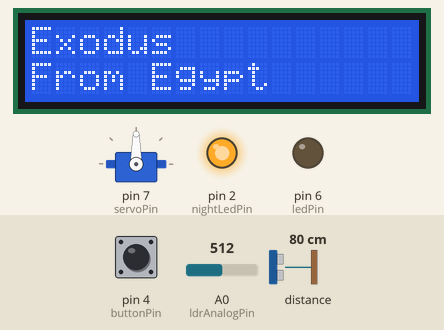
Simulated run of this sketch. Board: Arduino Uno, built with avr-gcc and run on an emulated ATmega328P. Shown: servo, 16×2 character LCD, output pins drawn as LEDs (lit = HIGH). Inputs (shaded band) come from the test bench; at power-on: distance to the obstacle 80 cm, pin 4 (buttonPin) HIGH, A0 (ldrAnalogPin) = 512. Pins used as bus, display or sensor lines are not drawn.

Above: at 1.4 s.
1.5 s: distance to the obstacle set to 4 cm
At 2.0 s:
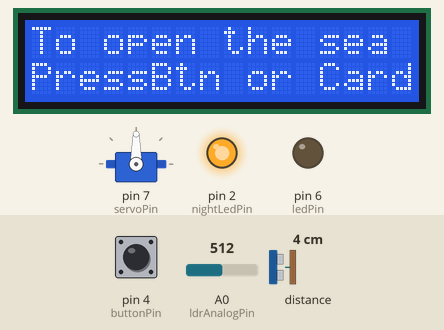
3.0 s: pin 4 (buttonPin) pulled LOW for 0.15 s
At 4.5 s:
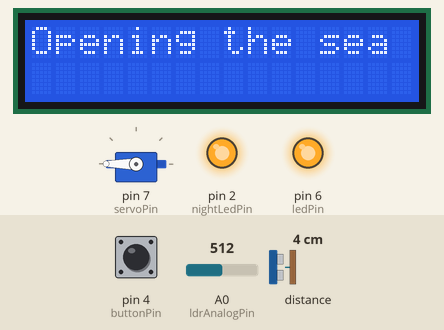
6.1 s: distance to the obstacle set to 2 cm
9.1 s: A0 (ldrAnalogPin) set to 493
At 9.8 s:
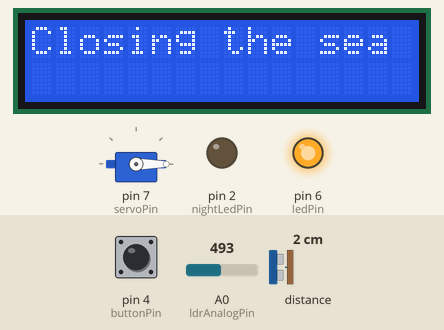
10.6 s: A0 (ldrAnalogPin) set to 510
At 11.0 s:
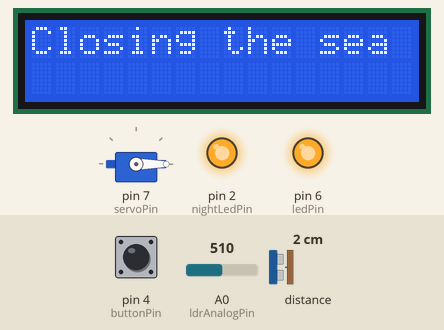
13.6 s: A0 (ldrAnalogPin) set to 490
At 14.5 s:
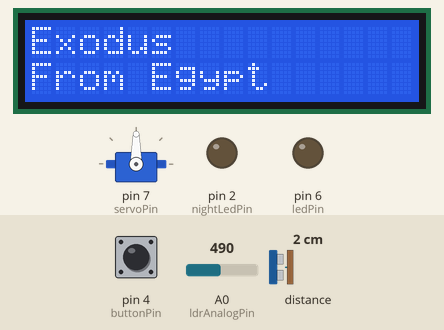
Timing chart, 0 to 16.1 s (numbered marks = the images above; inputs shaded):
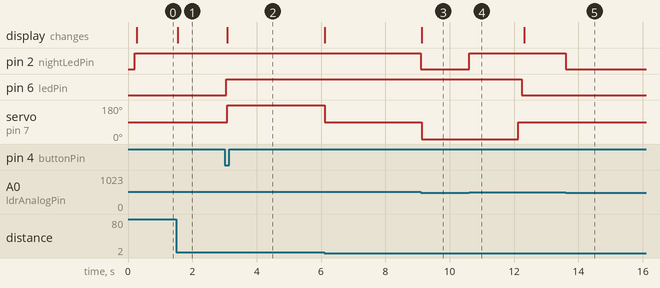

Measured:
- the behaviour switches between 501 and 500 on A0 (ldrAnalogPin) (found by bisection; images 2 and 3)
- after the input at 1.5 s, the display: changes at once (image 1)
- after the input at 3.0 s, pin 6 (ledPin): LOW → HIGH after 0.06 s; servo on pin 7 (servoPin): 90° → 180° after 0.08 s; the display: changes after 0.08 s (image 2)
- after the input at 9.1 s, pin 2 (nightLedPin): HIGH → LOW at once
- after the input at 10.6 s, pin 2 (nightLedPin): LOW → HIGH at once
- after the input at 13.6 s, pin 2 (nightLedPin): HIGH → LOW at once

The sketch:

GROUP_29.ino
```cpp
#include <Wire.h>
#include <LiquidCrystal_I2C.h>
#include "Adafruit_VL53L1X.h"
#include <Servo.h>
#include <SPI.h>
#include <MFRC522.h>

// הגדרות פינים - אנלוגי A0 לחיישן האור
const int nightLedPin = 2;    // נורת הלילה הצהובה מחוברת ל-D2
const int ldrAnalogPin = A0;  // פין האות האנלוגי (AO) מחובר לפין A0!
const int buttonPin = 4;      // הכפתור מחובר לפין D4
const int ledPin = 6;         // הלד הירוק של השער מחובר לפין D6
const int servoPin = 7;       // המנוע מחובר לפין D7
#define RST_PIN         9     // פין RST של ה-RFID מחובר ל-D9
#define SS_PIN          10    // פין SDA/SS של ה-RFID מחובר ל-D10

LiquidCrystal_I2C lcd(0x27, 16, 2);
Adafruit_VL53L1X vl53 = Adafruit_VL53L1X();
Servo myServo;
MFRC522 mfrc522(SS_PIN, RST_PIN);

int lastState = -1;

// --- 1. פונקציה עצמאית לחלוטין שבודקת את האור ומגיבה מיד ---
void checkLightSensor() {
  int ldrValue = analogRead(ldrAnalogPin);
  if (ldrValue > 500) {
    digitalWrite(nightLedPin, HIGH); // חושך -> נורה צהובה נדלקת
  } else {
    digitalWrite(nightLedPin, LOW);  // אור -> נורה צהובה נכבית
  }
}

// --- 2. פונקציית המתנה חכמה שמחליפה את ה-delay הרגיל ---
void smartDelay(unsigned long ms) {
  unsigned long start = millis();
  while (millis() - start < ms) {
    checkLightSensor(); // בזמן שהשער ממתין, אנחנו קוראים את החיישן האנלוגי בלי הפסקה!
    delay(1);
  }
}

void setup() {
  Wire.begin();
  SPI.begin();
  mfrc522.PCD_Init();

  pinMode(buttonPin, INPUT_PULLUP);
  pinMode(ledPin, OUTPUT);
  pinMode(nightLedPin, OUTPUT);

  digitalWrite(ledPin, LOW);
  digitalWrite(nightLedPin, LOW);

  myServo.attach(servoPin);
  myServo.write(90);
  delay(100);
  myServo.detach();

  lcd.init();
  lcd.backlight();

  if (!vl53.begin(0x29, &Wire)) {
    lcd.setCursor(0, 0);
    lcd.print("Laser Error!   ");
    while (1);
  }
  vl53.startRanging();
}

void loop() {
  // בדיקה רציפה של האור בכל תחילת סיבוב
  checkLightSensor();

  // === קוד השער והלייזר (נפרד לחלוטין בזכות ה-smartDelay) ===
  if (vl53.dataReady()) {
    int distanceMm = vl53.distance();
    vl53.clearInterrupt();

    if (distanceMm == -1) {
      distanceMm = 9999;
    }

    if (distanceMm > 30 && distanceMm <= 500) {
      if (lastState != 1) {
        lcd.clear();
        lcd.setCursor(0, 0);
        lcd.print("To open the sea ");
        lcd.setCursor(0, 1);
        lcd.print("PressBtn or Card");
        lastState = 1;
      }

      bool rfidDetected = false;
      if (mfrc522.PICC_IsNewCardPresent() && mfrc522.PICC_ReadCardSerial()) {
        rfidDetected = true;
        mfrc522.PICC_HaltA();
      }

      if (digitalRead(buttonPin) == LOW || rfidDetected == true) {
        digitalWrite(ledPin, HIGH);
        myServo.attach(servoPin);

        lcd.clear();
        lcd.setCursor(0, 0);
        lcd.print("Opening the sea ");
        myServo.write(180);
        smartDelay(3000); // שינוי לדיליי חכם: השער ימתין, אבל האור ימשיך לעבוד במקביל!

        lcd.clear();
        lcd.setCursor(0, 0);
        lcd.print("The sea is open ");
        lcd.setCursor(0, 1);
        lcd.print("Go through      ");
        myServo.write(90);
        smartDelay(3000); // שינוי לדיליי חכם!

        lcd.clear();
        lcd.setCursor(0, 0);
        lcd.print("Closing the sea ");
        myServo.write(0);
        smartDelay(3000); // שינוי לדיליי חכם!

        myServo.write(90);
        delay(100);
        myServo.detach();
        digitalWrite(ledPin, LOW);

        lastState = -1;
      }
    }
    else {
      if (lastState != 0) {
        lcd.clear();
        lcd.setCursor(0, 0);
        lcd.print("Exodus          ");
        lcd.setCursor(0, 1);
        lcd.print("From Egypt      ");
        lastState = 0;
      }
    }
  }
  smartDelay(20); // גם כאן בסוף הלולאה
}
```
